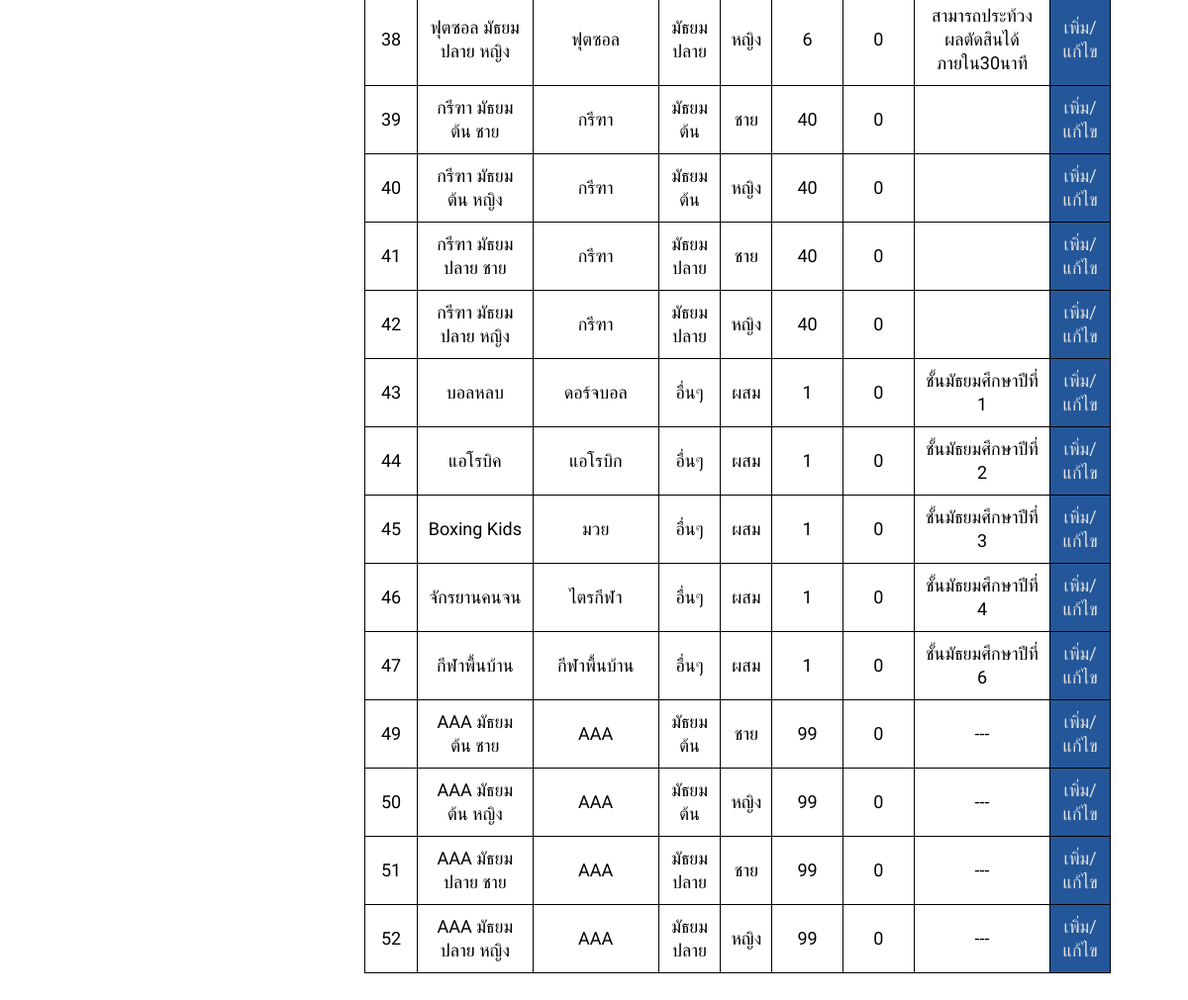
/admin_sport.php?page=add_sport&sub_page=view (signed in, lower part), run on an earlier commit of the app's database.
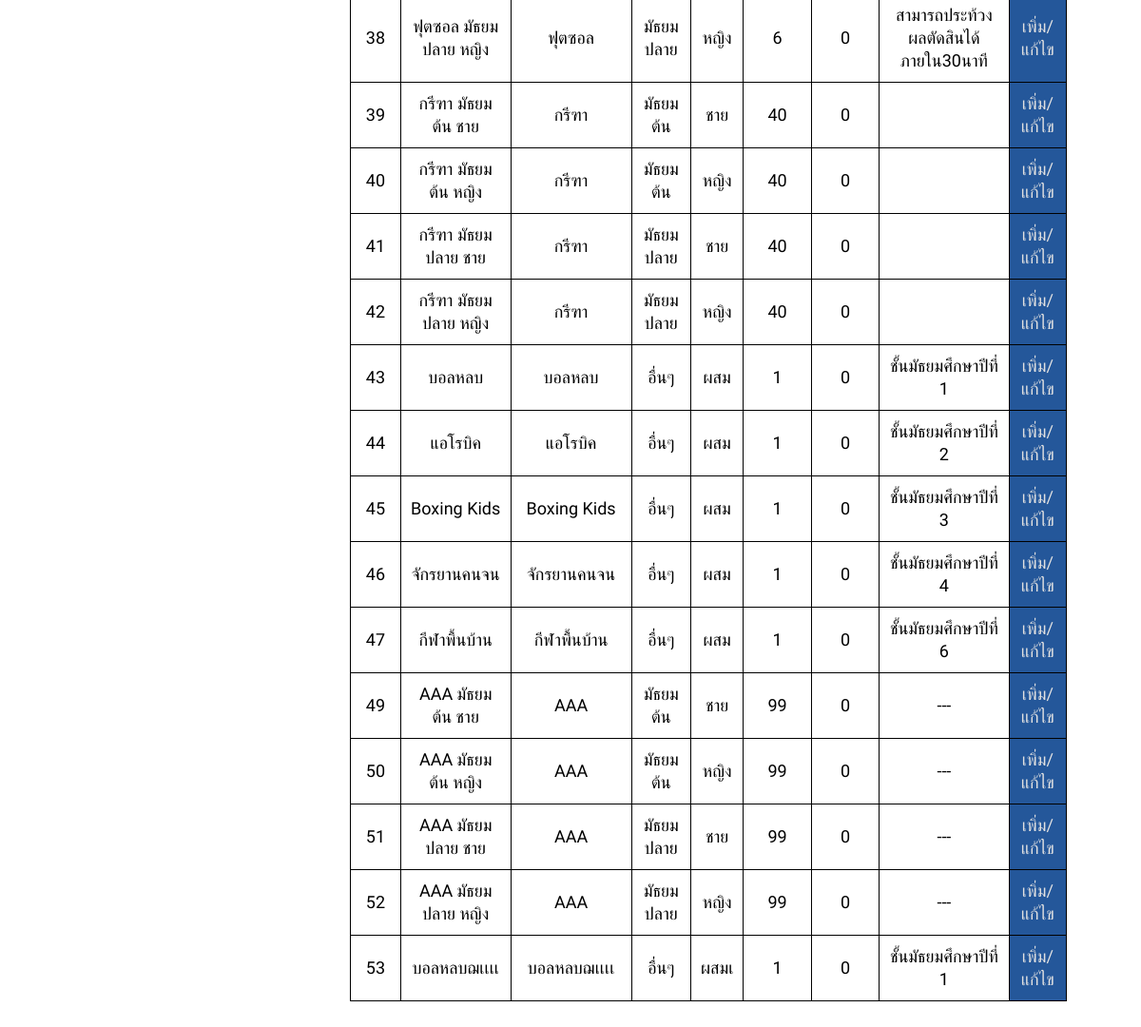
And on a later commit of the database.
### tables this page shows
CREATE TABLE `sports` (
  `sport_id` int(11) NOT NULL,
  `sport_name` varchar(32) NOT NULL,
  `sport_type` varchar(64) NOT NULL,
  `sport_degree` varchar(16) NOT NULL,
  `sport_gender` varchar(8) NOT NULL,
  `sport_amount` int(2) NOT NULL,
  `sport_note` varchar(256) NOT NULL
);

### admin_sport/view/view_add_sport.php (the view, shortened to what this page needs)
 <head>
 </head>
<body>
	<center>
		<div class="table_container">
	<table class="table_all">
		<?php
			$sql_find_sports = "SELECT * FROM `sports`";
			$result_find_sports = mysqli_query($conn, $sql_find_sports);
			if (mysqli_num_rows($result_find_sports) > 0) {
				while ($row_find_sports = mysqli_fetch_assoc($result_find_sports)) {
					echo "<tr>
							<td>".$row_find_sports['sport_id']."</td>
							<td>".$row_find_sports['sport_name']."</td>
							<td>".$row_find_sports['sport_type']."</td>
							<td>".$row_find_sports['sport_degree']."</td>
							<td>".$row_find_sports['sport_gender']."</td>
							<td>".$row_find_sports['sport_amount']."</td>
							<td> ";
					echo mysqli_num_rows(mysqli_query($conn, "SELECT `player_id` FROM `players` WHERE `player_sport_id` = ".$row_find_sports['sport_id']." AND `player_color_id` = ".$_SESSION['user_id']));
					echo "</td>
							<td>".$row_find_sports['sport_note']."</td>
							<td class=edit><a href=admin_sport.php?page=add_sport&sub_page=add&sport_id=".$row_find_sports['sport_id'].">เพิ่ม/แก้ไข</a></td>
						</tr>";
				}
			} else {
				echo "no sport found...";
			}
		?>
	</table>
</div>
	</center>
</body>
</html>

What changed in the data, as far as the page shows it:
changed sports "บอลหลบ": sport_type "ดอร์จบอล" → "บอลหลบ"
changed sports "แอโรบิค": sport_type "แอโรบิก" → "แอโรบิค"
changed sports "Boxing Kids": sport_type "มวย" → "Boxing Kids"
changed sports "จักรยานคนจน": sport_type "ไตรกีฬา" → "จักรยานคนจน"
added sports: sport_id "53", sport_name "บอลหลบฌเเเเ", sport_type "บอลหลบฌเเเเ", sport_degree "อื่นๆ", sport_gender "ผสมเ", sport_amount "1", user_id "0", sport_note "ชั้นมัธยมศึกษาปีที่ 1"
